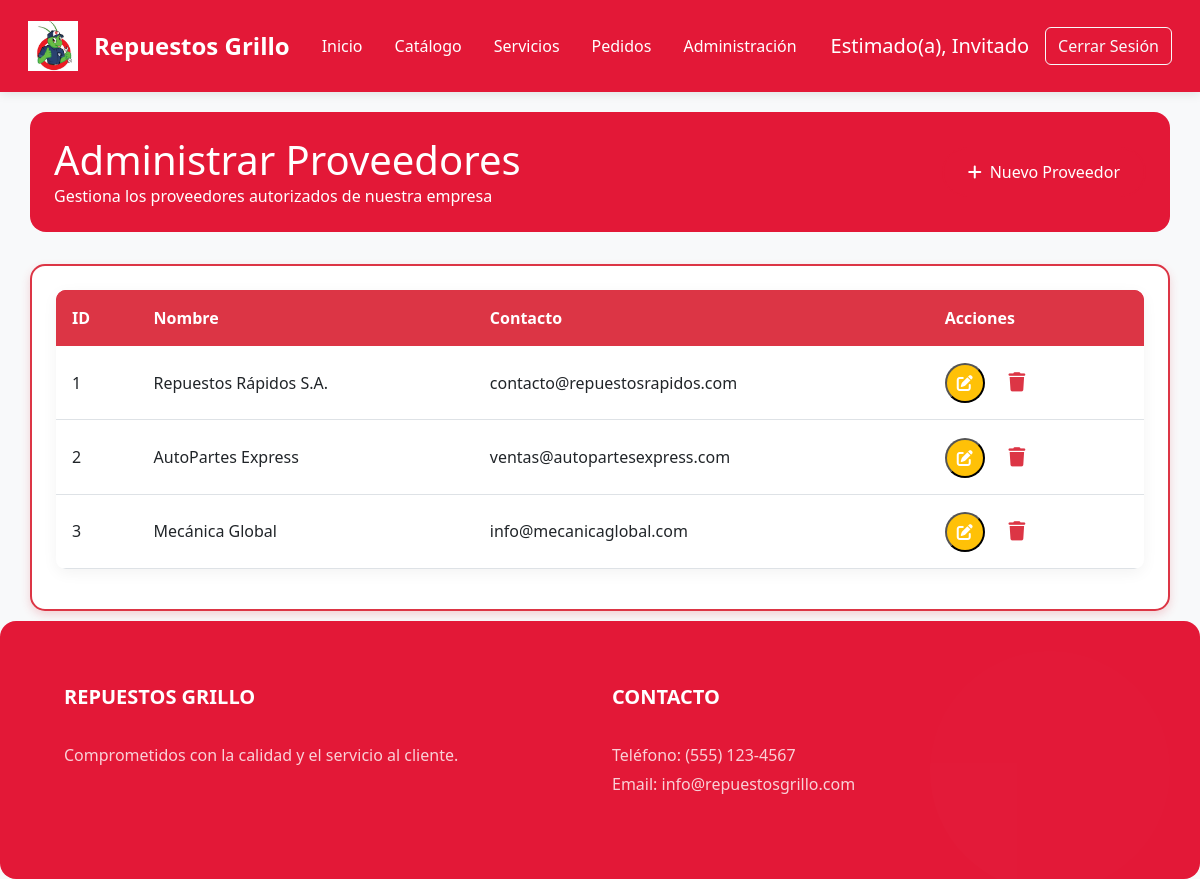
/View/Proveedores/AdministrarProveedores.php (signed in), run on an earlier commit of the app's database.
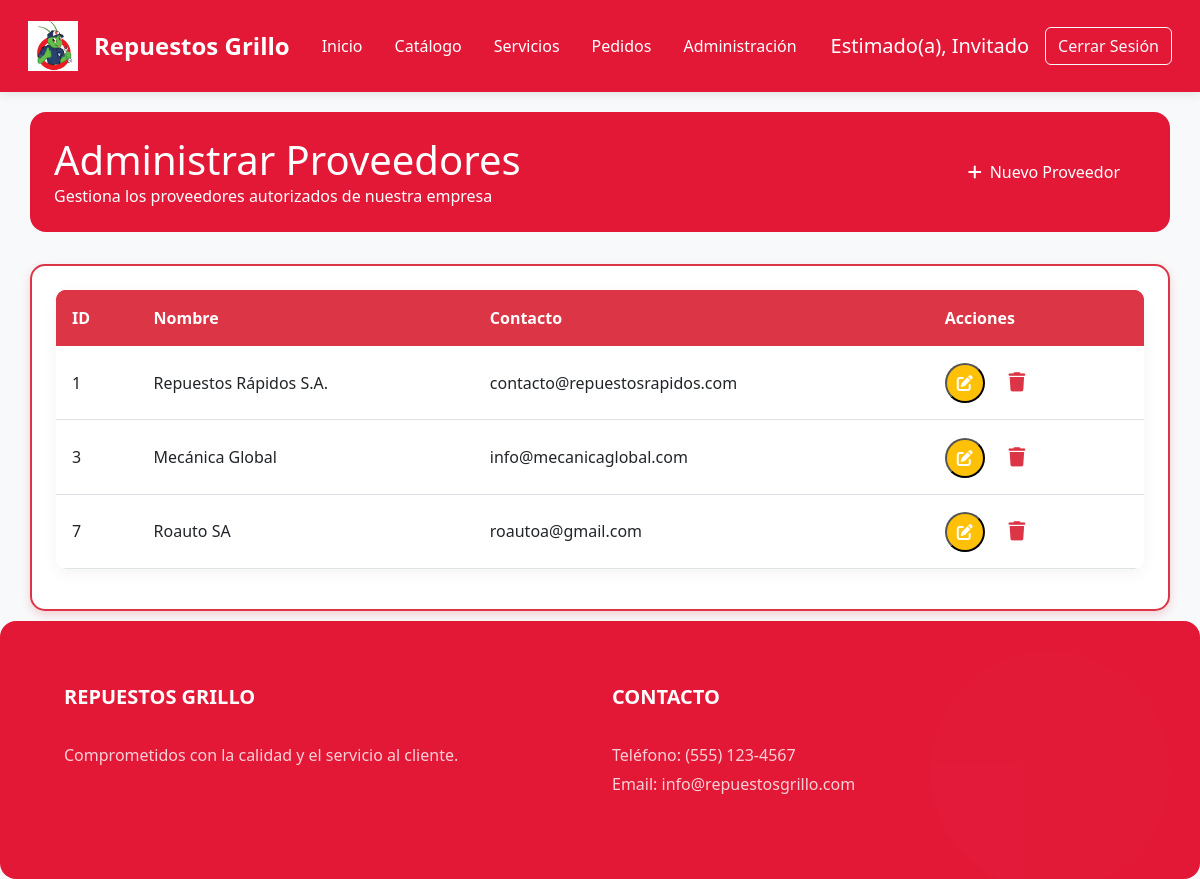
And on a later commit of the database.
### tables this page shows
CREATE TABLE `tbl_proveedores` (
  `IdProveedor` int(11) NOT NULL AUTO_INCREMENT,
  `Nombre` varchar(45) NOT NULL,
  `Contacto` varchar(45) NOT NULL,
  PRIMARY KEY (`IdProveedor`)
);

### Model/ProveedoresModel.php (called while the page is built, shortened)
<?php
function ConsultarProveedores()
{
    try {
        $context = AbrirBaseDatos();
        $sentencia = "CALL SP_ConsultarProveedores()";
        $resultado = $context->query($sentencia);
        return $resultado;
    } catch (Exception $error) {
        return null;
    }
}
?>

### View/Proveedores/AdministrarProveedores.php (the view, shortened to what this page needs)
<?php
    include_once $_SERVER["DOCUMENT_ROOT"] . "/ProyectoAmbienteWeb/Model/ProveedoresModel.php";
    include_once $_SERVER["DOCUMENT_ROOT"] . "/ProyectoAmbienteWeb/View/layoutInterno.php";
?>
<!DOCTYPE html>
<html lang="es">
<?php PrintCss(); ?>
<body>
    <?php BarraNavegacion(); ?>
    <div class="container content">
        <div class="admin-header">
            <div class="row align-items-center">
                <div class="col-md-8">
                    <h1 class="mb-0">Administrar Proveedores</h1>
                    <p class="mb-0">Gestiona los proveedores autorizados de nuestra empresa</p>
                </div>
                <div class="col-md-4 text-md-end mt-3 mt-md-0">
                    <button type="button" class="btn btn-custom" onclick="window.location.href='CrearProveedores.php';">
                        <i class="fas fa-plus me-2"></i>Nuevo Proveedor
                    </button>
                </div>
            </div>
        </div>
        <div class="card card-custom">
            <div class="card-body">
                <div class="table-container">
                    <table class="table table-custom table-hover">
                        <thead>
                            <tr>
                                <th>ID</th>
                                <th>Nombre</th>
                                <th>Contacto</th>
                                <th>Acciones</th>
                            </tr>
                        </thead>
                        <tbody>
                            <?php
        $proveedores = ConsultarProveedores();
        if ($proveedores && $proveedores->num_rows > 0) {
            while ($row = $proveedores->fetch_assoc()) {
                echo "<tr>";
                echo "<td>" . $row['IdProveedor'] . "</td>";
                echo "<td>" . $row['Nombre'] . "</td>";
                echo "<td>" . $row['Contacto'] . "</td>";
                echo "<td>
                        <form action='EditarProveedor.php' method='GET' style='display:inline;'>
                            <input type='hidden' name='idProveedor' value='" . $row['IdProveedor'] . "'>
                            <button type='submit' class='action-btn edit-btn'>
                                <i class='fas fa-edit'></i>
                            </button>
                        </form>
                        <form action='' method='POST' style='display:inline;'>
                            <input type='hidden' name='idProveedor' value='" . $row['IdProveedor'] . "'>
                            <button type='submit' class='action-btn delete-btn' name='btnEliminar' onclick='return confirm(\"¿Estás seguro de que quieres eliminar este producto?\");'>
                                <i class='fas fa-trash'></i>
                            </button>
                        </form>
                      </td>";
                echo "</tr>";
            }
        } else {
            echo "<tr><td colspan='7' class='text-center'>No hay Productos registrados</td></tr>";
        }
    ?>
                        </tbody>
                    </table>
                </div>
            </div>
        </div>
    </div>
    <?php PrintFooter(); ?>

### View/layoutInterno.php (shortened to what this page needs)
<?php
function BarraNavegacion()
{
    $nombreParaMostrar = isset($_SESSION["NombreUsuario"]) ? $_SESSION["NombreUsuario"] : "Invitado";
    echo '
    <nav class="navbar navbar-expand-lg navbar-dark nav-gradient">
        <div class="container-fluid">
            <a class="navbar-brand" href="../Login/home.php">
                <img src="../imgs/logo.png" alt="Logo" width="50" height="50" class="me-2">
                Repuestos Grillo
            </a>
            <div class="collapse navbar-collapse" id="navbarNav">
                <ul class="navbar-nav me-auto mb-2 mb-lg-0">
                    <li class="nav-item">
                        <a class="nav-link active" href="../Login/home.php">Inicio</a>
                    </li>
                    <li class="nav-item">
                        <a class="nav-link" href="../Productos/Catalogo.php">Catálogo</a>
                    </li>
                    <li class="nav-item">
                        <a class="nav-link" href="../Servicios/MostrarServicios.php">Servicios</a>
                    </li>
                    <li class="nav-item">
                        <a class="nav-link" href="../Pedidos/ListaPedidos.php">Pedidos</a>
                    </li>
                    <li class="nav-item dropdown">
                        <a class="nav-link dropdown" href="#">
                            Administración
                        </a>
                    </li>
                </ul>
                <div class="d-flex align-items-center">
                    <span class="navbar-text text-white fs-5 me-3">
                        Estimado(a), ' . htmlspecialchars($nombreParaMostrar, ENT_QUOTES) .'
                    </span>
                    <form action="" method="POST" class="m-0 p-0">
                        <button type="submit" name="btnSalir" class="btn btn-outline-light">
                            Cerrar Sesión
                        </button>
                    </form>
                </div>
            </div>
        </div>
    </nav>';
}
function PrintCss()
{
    echo '<head>
            <meta charset="utf-8">
            <meta name="viewport" content="width=device-width, initial-scale=1">
            <title>Auto Repuestos Grillo - Home</title>
            <link href="https://cdn.jsdelivr.net/npm/bootstrap@5.3.0-alpha3/dist/css/bootstrap.min.css" rel="stylesheet">
            <link href="https://cdnjs.cloudflare.com/ajax/libs/font-awesome/6.0.0/css/all.min.css" rel="stylesheet">
            <link href="../Styles/estilos.css" rel="stylesheet">
            <link href="../Styles/productos.css" rel="stylesheet">
            <link href="../Styles/servicios.css" rel="stylesheet">
            <link href="../Styles/catalogo.css" rel="stylesheet">
            <link href="../Styles/carrito.css" rel="stylesheet">
        </head>';
}
function PrintFooter()
{
    echo '
    <footer class="footer gradient-custom-2 text-white text-center text-lg-start mt-auto">
        <div class="container p-4">
            <div class="row">
                <div class="col-lg-6 col-md-12 mb-4 mb-md-0">
                    <h5 class="text-uppercase">Repuestos Grillo</h5>
                    <p>Comprometidos con la calidad y el servicio al cliente.</p>
                </div>
                <div class="col-lg-6 col-md-12 mb-4 mb-md-0">
                    <h5 class="text-uppercase">Contacto</h5>
                    <p>Teléfono: (555) 123-4567<br>Email: info@repuestosgrillo.com</p>
                </div>
            </div>
        </div>
    </footer>';
}
?>

### View/Styles/estilos.css (style rules this page uses)
:root { --primary-color: #e31837; --secondary-color: #1a1a1a; --accent-color: #f8d7da; --text-light: #ffffff; --text-dark: #333333; --gray-light: #f8f9fa; --transition: all 0.3s ease; }
* { margin: 0; padding: 0; box-sizing: border-box; }
body { display: flex; flex-direction: column; min-height: 100vh; background-color: var(--gray-light); font-family: 'Segoe UI', Tahoma, Geneva, Verdana, sans-serif; }
.navbar.nav-gradient { background: var(--primary-color) !important; padding: 1rem; box-shadow: 0 2px 10px rgba(0,0,0,0.1); }
.navbar-brand { color: var(--text-light) !important; font-weight: 600; font-size: 1.5rem; display: flex; align-items: center; gap: 0.5rem; }
.navbar-brand img { transition: var(--transition); }
.nav-link { color: var(--text-light) !important; font-weight: 500; padding: 0.5rem 1rem !important; transition: var(--transition); position: relative; }
.nav-link::after { content: ''; position: absolute; bottom: 0; left: 50%; width: 0; height: 2px; background: var(--text-light); transition: var(--transition); transform: translateX(-50%); }
.content { flex: 1 0 auto; padding: 3rem 0; }
.gradient-custom-2 { background: var(--primary-color) !important; color: var(--text-light) !important; border-radius: 1rem; padding: 2.5rem !important; position: relative; overflow: hidden; transition: var(--transition); }
.gradient-custom-2::before { content: ''; position: absolute; top: 0; right: 0; width: 300px; height: 300px; opacity: 0.1; }
.card-custom { border-radius: 1rem; box-shadow: 0 4px 15px rgba(0,0,0,0.05); transition: var(--transition); border: none; overflow: hidden; }
.card-custom .card-body { padding: 1.5rem; }
.btn-custom { background: var(--primary-color); color: var(--text-light); padding: 0.7rem 1.5rem; border-radius: 2rem; font-weight: 500; transition: var(--transition); border: 2px solid var(--primary-color); }
.footer { background: var(--secondary-color); color: var(--text-light); padding: 3rem 0; margin-top: auto; }
.footer h5 { font-weight: 600; margin-bottom: 1.5rem; position: relative; padding-bottom: 0.5rem; }
.footer h5::after { content: ''; position: absolute; bottom: 0; left: 0; width: 50px; height: 2px; background: var(--primary-color); }
.footer p { opacity: 0.8; line-height: 1.8; }
.card-custom { animation: fadeIn 0.5s ease-out; }

### View/Styles/productos.css (style rules this page uses)
.admin-header { background: var(--primary-color); color: var(--text-light); padding: 1.5rem; border-radius: 1rem; margin-bottom: 2rem; }
.table-custom { background: white; border-radius: 1rem; overflow: hidden; box-shadow: 0 4px 15px rgba(0, 0, 0, 0.05); }
.table-custom thead { background: var(--primary-color); color: var(--text-light); }
.table-custom th { padding: 1rem; font-weight: 500; }
.table-custom td { vertical-align: middle; padding: 1rem; }
.action-btn { width: 40px; height: 40px; display: inline-flex; align-items: center; justify-content: center; border-radius: 50%; margin-right: 0.5rem; transition: var(--transition); }
.edit-btn { background: #ffc107; color: white; }
.delete-btn { background: #dc3545; color: white; }

### View/Styles/servicios.css (style rules this page uses)
.container.content { padding-top: 20px; padding-bottom: 10px; }
.row:last-child { margin-bottom: 0; }

### View/Styles/catalogo.css (style rules this page uses)
.card-body { min-height: 120px; }

### View/Styles/carrito.css (style rules this page uses)
.card-custom { border: 2px solid #dc3545; border-radius: 15px; box-shadow: 0 4px 10px rgba(220, 53, 69, 0.2); }
.table-custom { border-radius: 10px; overflow: hidden; }
.table-custom thead th { background-color: #dc3545; color: white !important; font-weight: bold; border: none; }
.table-custom tbody td { color: #212529; vertical-align: middle; }
.delete-btn { background-color: transparent; border: none; color: #dc3545; font-size: 1.2rem; }

What changed in the data, as far as the page shows it:
removed tbl_proveedores: IdProveedor "2", Nombre "AutoPartes Express", Contacto "ventas@autopartesexpress.com"
added tbl_proveedores: IdProveedor "7", Nombre "Roauto SA", Contacto "roautoa@gmail.com"
